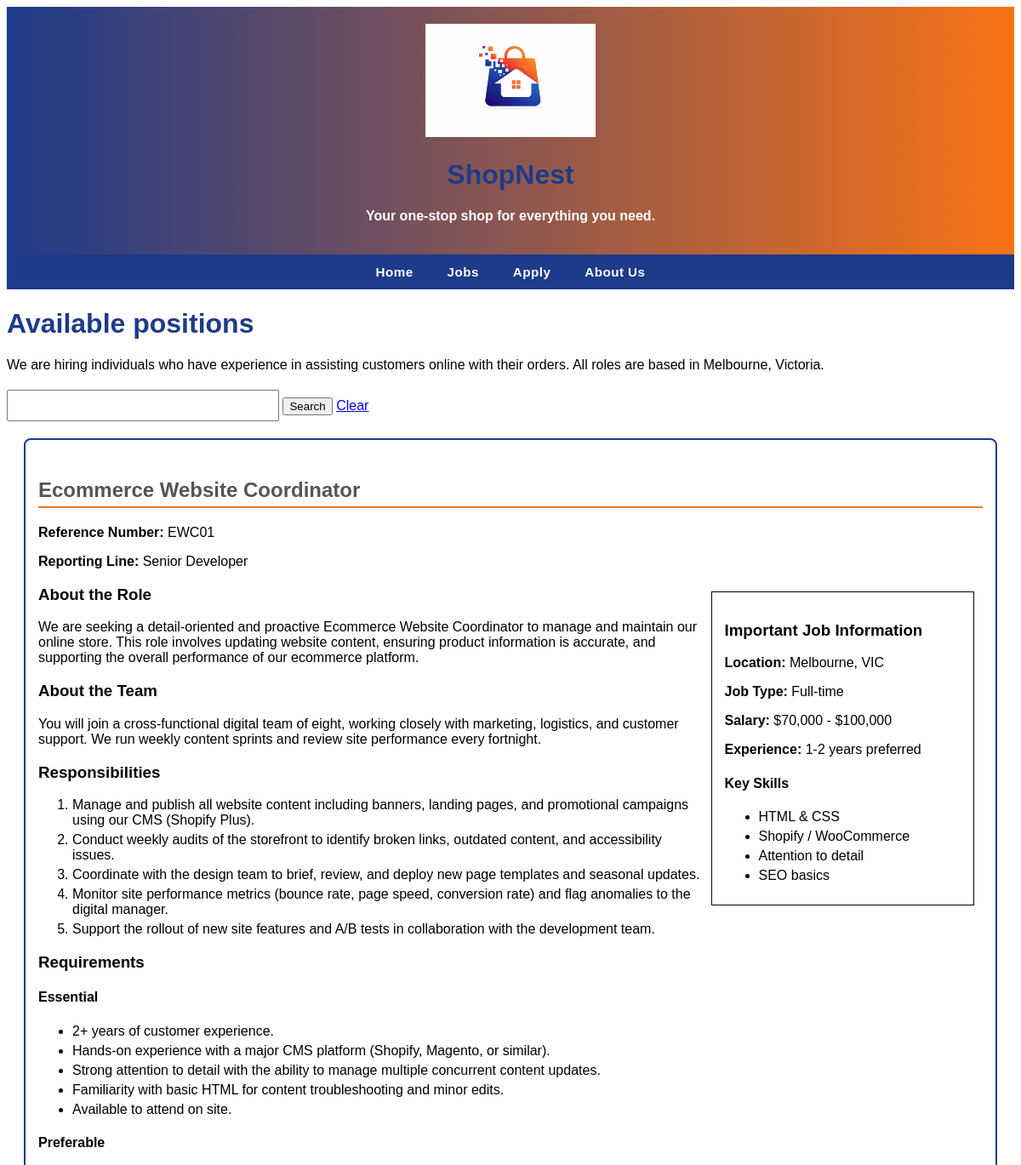
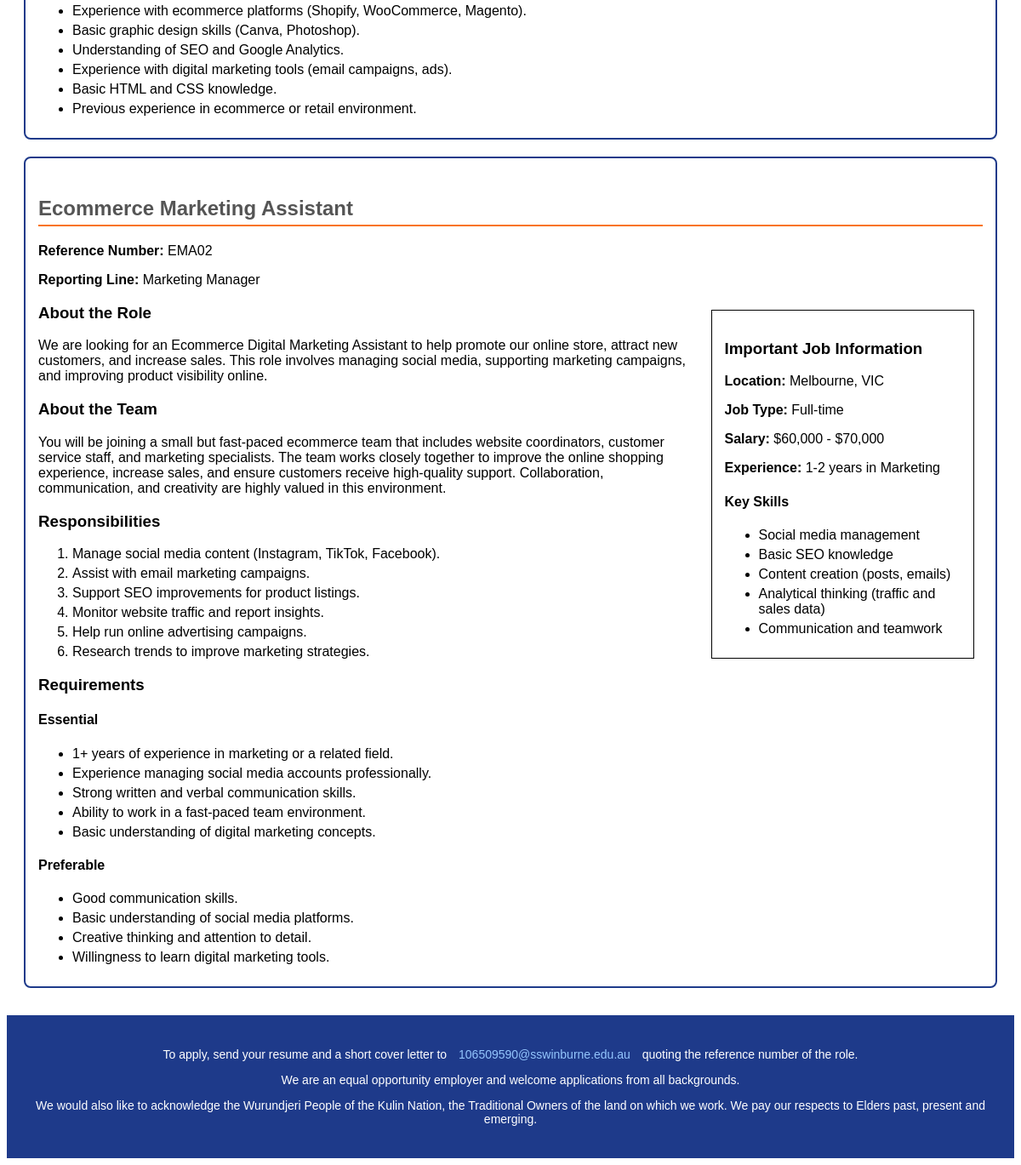
/jobs.php, run on the app's committed database (2 pictures, top to bottom).
### tables this page shows
CREATE TABLE `jobs` (
  `job_id` int NOT NULL,
  `reference_number` varchar(5) NOT NULL,
  `job_title` varchar(100) NOT NULL,
  `reporting_line` varchar(100) NOT NULL,
  `location` varchar(100) NOT NULL,
  `job_type` varchar(50) NOT NULL,
  `salary_range` varchar(50) NOT NULL,
  `experience` varchar(100) NOT NULL,
  `key_skills` text NOT NULL,
  `about_role` text NOT NULL,
  `about_team` text NOT NULL,
  `responsibilities` text NOT NULL,
  `essential_req` text NOT NULL,
  `preferable_req` text NOT NULL
);

### jobs.php (the view, shortened to what this page needs)
<?php
require_once 'settings.php';
$search = '';
$query = "SELECT * FROM jobs";
$result = mysqli_query($conn, $query);
?>
<!DOCTYPE html>
<html lang="en">
<head>
    <link rel="stylesheet" href="styles/shopnest.css">
</head>
<body>
  <?php include 'header.inc'; ?>
<?php include 'nav.inc'; ?>
    <h1>Available positions</h1>
    <p>We are hiring individuals who have experience in assisting customers online with their orders. All roles are based in Melbourne, Victoria.</p>
<div class="search-container">
    <form method="GET" action="jobs.php">
        <input type="text" name="search" placeholder="Search job by keyword" value=" <?php echo $search; ?>">
        <button type="submit">Search</button>
        <a href="jobs.php">Clear</a>
    </form>
</div>
<?php while ($job = mysqli_fetch_assoc($result)): ?>
    <?php if ($search == '' || stristr($job['job_title'], $search)): ?>
      <article style="margin:20px; border:2px solid #1e3a8a; padding:15px;">
        <h2><?php echo $job['job_title']; ?></h2>
        <p><strong>Reference Number:</strong> <?php echo $job['reference_number']; ?></p>
        <p><strong>Reporting Line:</strong> <?php echo $job['reporting_line']; ?></p>
        <aside style="float: right; width: 25%; margin: 10px; padding: 15px; border: 1px solid black;">
            <h3>Important Job Information</h3>
            <p><strong>Location:</strong> <?php echo $job['location']; ?></p>
            <p><strong>Job Type:</strong> <?php echo $job['job_type']; ?></p>
            <p><strong>Salary:</strong> <?php echo $job['salary_range']; ?></p>
            <p><strong>Experience:</strong> <?php echo $job['experience']; ?></p>
            <h4>Key Skills</h4>
           <ul>
            <?php echo $job['key_skills']; ?>
          </ul>
        </aside>
        <section>
            <h3>About the Role</h3>
            <p><?php echo $job['about_role']; ?></p>
        </section>
        <section>
            <h3>About the Team</h3>
            <p><?php echo $job['about_team']; ?></p>
        </section>
        <section>
    <h3>Responsibilities</h3>
    <ol>
        <?php echo $job['responsibilities']; ?>
    </ol>
</section>
<section>
    <h3>Requirements</h3>
    <h4>Essential</h4>
    <ul>
        <?php echo $job['essential_req']; ?>
    </ul>
    <h4>Preferable</h4>
    <ul>
        <?php echo $job['preferable_req']; ?>
    </ul>
</section>
    </article>
 <?php endif; ?>
<?php endwhile; ?>
  <footer style="text-align: center; font-size: 14px;">
    <p>To apply, send your resume and a short cover letter to <a href="mailto:106509590@swinburne.edu.au">106509590@sswinburne.edu.au</a> quoting the reference number of the role.</p>
    <p>We are an equal opportunity employer and welcome applications from all backgrounds.</p>
    <p>We would also like to acknowledge the Wurundjeri People of the Kulin Nation, the Traditional Owners of the land on which we work. We pay our respects to Elders past, present and emerging.</p>
  </footer>
</body>
</html>

### header.inc
 <header>
        <img src="images/company_logo.png" alt="ShopNest Logo">
        <h1>ShopNest</h1>
        <p><strong>Your one-stop shop for everything you need.</strong></p>
</header>

### nav.inc
 <nav>
 <a href="index.php">Home</a>
 <a href="jobs.php">Jobs</a>
 <a href="apply.php">Apply</a>
 <a href="about.php">About Us</a>
</nav>

### styles/shopnest.css (style rules this page uses)
header { text-align: center; background: linear-gradient(to right, #1e3a8a, #f97316); color: white; padding: 20px; }
header img { width: 200px; }
footer { background-color: #1e3a8a; color: white; text-align: center; padding: 15px; }
footer a { color: white; text-decoration: none; margin: 0 10px; }
nav { background-color: #1e3a8a; display: flex; justify-content: center; gap: 2.5rem; padding: 0.75rem 1rem; }
nav a { color: #ffffff; text-decoration: none; font-weight: 600; font-size: 0.95rem; letter-spacing: 0.03em; }
article { margin: 20px; border: 2px solid #1e3a8a; border-radius: 8px; padding: 15px; }
footer { background-color: #1e3a8a; color: white; text-align: center; padding: 1.5rem; margin-top: 2rem; font-size: 14px; }
footer a { color: #93c5fd; }
h2 { color: #1e3a8a; border-bottom: 2px solid #f97316; padding-bottom: 5px; }
* { font-family: calibri, sans-serif; }
h2 { color: #555; margin-top: 30px; }
ul, ol { margin: 10px 0; padding-left: 40px; }
li { margin: 5px 0; }

### jobs.php (style rules this page uses)
body { font-family: Arial, sans-serif; }
h1 { color: #1e3a8a; }
.search-container { margin: 20px 0; }
.search-container input[type="text"] { padding: 8px; font-size: 15px; width: 300px; }

### data on the page
jobs: job_title "Ecommerce Website Coordinator", reference_number "EWC01", reporting_line "Senior Developer", location "Melbourne, VIC", job_type "Full-time", salary_range "$70,000 - $100,000", experience "1-2 years preferred", key_skills "HTML & CSS Shopify / WooCommerce Attention to detail SEO basics", about_role "We are seeking a detail-oriented and proactive Ecommerce Website Coordinator to manage and maintain our online store. This role involves updating website content, ensuring product information is accurate, and supporting the overall performance of our ecommerce platform.", about_team "You will join a cross-functional digital team of eight, working closely with marketing, logistics, and customer support. We run weekly content sprints and review site performance every fortnight.", responsibilities "Manage and publish all website content including banners, landing pages, and promotional campaigns using our CMS (Shopify Plus). Conduct weekly audits of the storefront to identify broken links, outdated content, and accessibility issues. Coordinate with the design team to brief, review, and deploy new page templates and seasonal updates. Monitor site performance metrics (bounce rate, page speed, conversion rate) and flag anomalies to the digital manager. Support the rollout of new site features and A/B tests in collaboration with the development team.", essential_req "2+ years of customer experience. Hands-on experience with a major CMS platform (Shopify, Magento, or similar). Strong attention to detail with the ability to manage multiple concurrent content updates. Familiarity with basic HTML for content troubleshooting and minor edits. Available to attend on site.", preferable_req "Experience with ecommerce platforms (Shopify, WooCommerce, Magento). Basic graphic design skills (Canva, Photoshop). Understanding of SEO and Google Analytics. Experience with digital marketing tools (email campaigns, ads). Basic HTML and CSS knowledge. Previous experience in ecommerce or retail environment."
jobs: job_title "Ecommerce Marketing Assistant", reference_number "EMA02", reporting_line "Marketing Manager", location "Melbourne, VIC", job_type "Full-time", salary_range "$60,000 - $70,000", experience "1-2 years in Marketing", key_skills "Social media management Basic SEO knowledge Content creation (posts, emails) Analytical thinking (traffic and sales data) Communication and teamwork", about_role "We are looking for an Ecommerce Digital Marketing Assistant to help promote our online store, attract new customers, and increase sales. This role involves managing social media, supporting marketing campaigns, and improving product visibility online.", about_team "You will be joining a small but fast-paced ecommerce team that includes website coordinators, customer service staff, and marketing specialists. The team works closely together to improve the online shopping experience, increase sales, and ensure customers receive high-quality support. Collaboration, communication, and creativity are highly valued in this environment.", responsibilities "Manage social media content (Instagram, TikTok, Facebook). Assist with email marketing campaigns. Support SEO improvements for product listings. Monitor website traffic and report insights. Help run online advertising campaigns. Research trends to improve marketing strategies.", essential_req "1+ years of experience in marketing or a related field. Experience managing social media accounts professionally. Strong written and verbal communication skills. Ability to work in a fast-paced team environment. Basic understanding of digital marketing concepts.", preferable_req "Good communication skills. Basic understanding of social media platforms. Creative thinking and attention to detail. Willingness to learn digital marketing tools."
